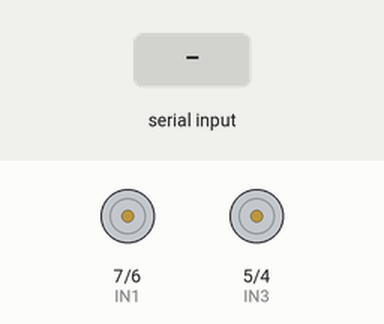
Recording of a sketch running on a simulated Arduino Uno, built with avr-gcc and run on an emulated ATmega328P. Shown: motor-driver pin pairs drawn as motors (green arrow = first pin HIGH = forward, orange = second pin HIGH = backward, longer = more drive, scaled by the enable pin). The test bench sets the inputs (shaded band). What the sketch prints to the serial monitor is not drawn.

Above: at 1.2 s.
1.3 s: "F" received over Serial
At 1.8 s:
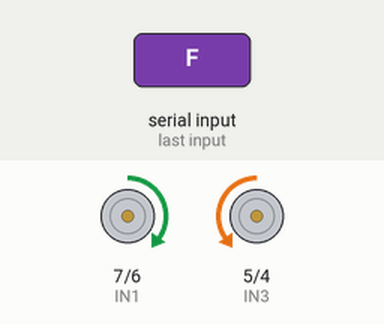
2.8 s: "B" received over Serial
At 4.0 s:
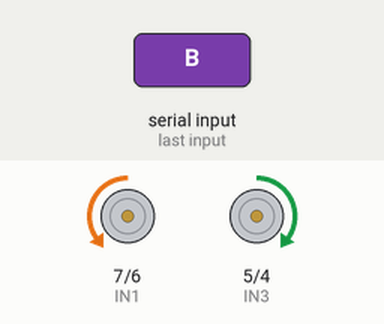
4.3 s: "L" received over Serial
At 5.5 s:
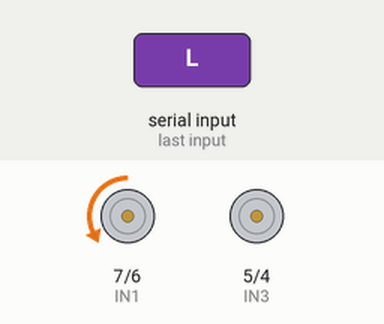
5.8 s: "R" received over Serial
At 6.8 s:
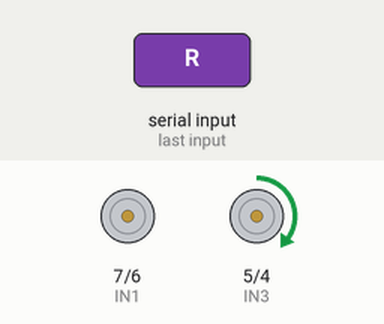
7.3 s: "S" received over Serial
At 8.1 s:
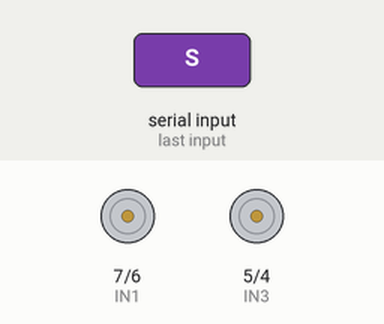
8.8 s: "O" received over Serial
At 9.4 s:
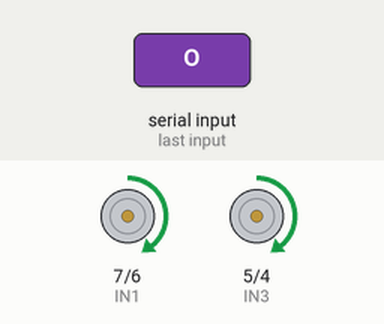
Timing chart, 0 to 11.3 s (numbered marks = the images above; inputs shaded):
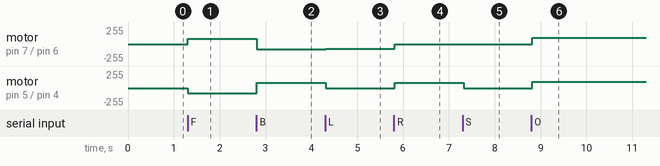

The sketch:

RFID.ino
```cpp
#include <SPI.h>
#include <RFID.h>
#define SS_PIN 10
#define RST_PIN 8
RFID rfid(SS_PIN, RST_PIN);

String rfidCard;


//Motor driver setup L298N
const int IN1 = 7;
const int IN2 = 6;
const int IN3 = 5;
const int IN4 = 4;


/* this will allow you to control the speed of the motors */

const int ENA = 9;
const int ENB = 3;

char command ;


int trig = A0;
int echo = A1;


void setup() {
  Serial.begin(115200);
  Serial.print(" ");
  SPI.begin();
  rfid.init();


  // set motor driver`s pins to output
  pinMode (IN1, OUTPUT);
  pinMode (IN2, OUTPUT);
  pinMode (IN3, OUTPUT);
  pinMode (IN4, OUTPUT);
  pinMode (ENA, OUTPUT);
  pinMode (ENB, OUTPUT);

  //set trig pin as output and the echo pin as input for the ultrasonic sesor
  pinMode(trig, OUTPUT);
  pinMode(echo, INPUT);
}

void loop() {
if (rfid.isCard()) {

    if (rfidCard == ""){
        if (rfid.readCardSerial()) {
      rfidCard = String(rfid.serNum[0])  + String(rfid.serNum[1])  + String(rfid.serNum[2])  + String(rfid.serNum[3]);

      Serial.write(String(rfidCard).c_str());
//      Serial.println();


    }

      } else{

       if (rfid.readCardSerial()) {

          if(rfidCard == (String(rfid.serNum[0])  + String(rfid.serNum[1])  + String(rfid.serNum[2])  + String(rfid.serNum[3])) ){
             //do nothing

            }else{
              rfidCard = String(rfid.serNum[0])  + String(rfid.serNum[1])  + String(rfid.serNum[2])  + String(rfid.serNum[3]);
//              Serial.println(rfidCard1);

               Serial.write(String(rfidCard).c_str());
//               Serial.println();


              }

    }
        }

    rfid.halt();
    delay(500);
  } else{
    rfidCard = "";
    }

  if (Serial.available() > 0   ) //check if the arduino is receiving data or not
{
  command=Serial.read();

   if(command =='F' || command =='B' || command =='L' || command =='R' || command =='S' || command =='O' || command =='K'    ){
    if (command == 'F')//moving Forward

  {
//    Serial.println("F");
    digitalWrite(IN1, HIGH);
    digitalWrite(IN2,LOW );
    digitalWrite(IN3, LOW);
    digitalWrite(IN4, HIGH);
    analogWrite(ENA, 80);
    analogWrite(ENB, 80);
    command='F';
  }
else if(command == 'B') // moving backward
  {
//    Serial.println("B");
    digitalWrite(IN1, LOW);
    digitalWrite(IN2, HIGH);
    digitalWrite(IN3, HIGH);
    digitalWrite(IN4, LOW);
    analogWrite(ENA, 80);
    analogWrite(ENB, 80);

    command='F';
  }
 else if (command == 'L') //moving left
 {
//  Serial.println("L");
    digitalWrite(IN1, LOW);
    digitalWrite(IN2, HIGH);
    digitalWrite(IN3, LOW);
    digitalWrite(IN4, HIGH);
    analogWrite(ENA, 70);
    analogWrite(ENB, 0);
    command='F';
  }


 else if (command == 'K') //moving left
 {
//  Serial.println("L");
    digitalWrite(IN1, LOW);
    digitalWrite(IN2, HIGH);
    digitalWrite(IN3, LOW);
    digitalWrite(IN4, HIGH);
    analogWrite(ENA, 97);
    analogWrite(ENB, 97);
    command='F';
  }

else if (command == 'R') //moving right
{
//  Serial.println("R");
    digitalWrite(IN1, HIGH);
    digitalWrite(IN2, LOW);
    digitalWrite(IN3, HIGH);
    digitalWrite(IN4, LOW);
    analogWrite(ENA, 0);
    analogWrite(ENB, 70);
    command='F';
  }


else if (command == 'O') //moving right
{
//  Serial.println("R");
    digitalWrite(IN1, HIGH);
    digitalWrite(IN2, LOW);
    digitalWrite(IN3, HIGH);
    digitalWrite(IN4, LOW);
    analogWrite(ENA, 97);
    analogWrite(ENB, 97);
    command='F';
  }


else if (command == 'S') //stop the motors
{
//  Serial.println("S");
    digitalWrite(IN1, HIGH);
    digitalWrite(IN2, HIGH);
    digitalWrite(IN3, HIGH);
    digitalWrite(IN4, HIGH);
    command='F';
  }


else if (command == '5')
{


long du = 0, ds = 0; // Transmitting pulse
digitalWrite(trig, LOW); //set trig pin to high
delayMicroseconds(10); //wait 2MS
digitalWrite(trig, HIGH); //set trig pin to high to send pulse
delayMicroseconds(10); //wait 10MS
digitalWrite(trig, LOW);// Waiting for pulse
du = pulseIn(echo, HIGH);// check for the pulse
ds = du*0.034/2 ;// Calculating distance
//Serial.println(ds);
//move the motors forward
//
//    digitalWrite(IN1, HIGH);
//    digitalWrite(IN2, LOW);
//    digitalWrite(IN3, LOW);
//    digitalWrite(IN4, HIGH);
//    analogWrite(ENA, 90);
//    analogWrite(ENB, 90);

if (ds<=10) //if the space betwen the robot and the object less than 10 or 10 then turn right until the robot gets a space more than 10
{
    // r
    digitalWrite(IN1, HIGH);
    digitalWrite(IN2, LOW);
    digitalWrite(IN3, HIGH);
    digitalWrite(IN4, LOW);
    analogWrite(ENA, 60);
    analogWrite(ENB, 60);
    delay(1000);
     //b
    digitalWrite(IN1, LOW);
    digitalWrite(IN2, HIGH);
    digitalWrite(IN3, HIGH);
    digitalWrite(IN4, LOW);
    analogWrite(ENA, 40);
    analogWrite(ENB, 40);
   delay(1000);
}
command='5'; //here we will let the robot do the same job untill the we press stop bottom from mobile or press any bottom so we control it manualy
}

    }

//  Serial.print(command);
}


}
```

Measured:
- after the input at 1.3 s, motor on pin 7 (IN1) / pin 6 (IN2): stopped → forward 80/255 at once; motor on pin 5 (IN3) / pin 4 (IN4): stopped → backward 80/255 at once
- after the input at 2.8 s, motor on pin 7 (IN1) / pin 6 (IN2): forward 80/255 → backward 80/255 at once; motor on pin 5 (IN3) / pin 4 (IN4): backward 80/255 → forward 80/255 at once
- after the input at 4.3 s, motor on pin 7 (IN1) / pin 6 (IN2): backward 80/255 → backward 70/255 at once; motor on pin 5 (IN3) / pin 4 (IN4): forward 80/255 → stopped at once
- after the input at 5.8 s, motor on pin 7 (IN1) / pin 6 (IN2): backward 70/255 → stopped at once; motor on pin 5 (IN3) / pin 4 (IN4): stopped → forward 80/255 at once
- after the input at 7.3 s, motor on pin 5 (IN3) / pin 4 (IN4): forward 80/255 → stopped at once
- after the input at 8.8 s, motor on pin 7 (IN1) / pin 6 (IN2), motor on pin 5 (IN3) / pin 4 (IN4): stopped → forward 97/255 at once
